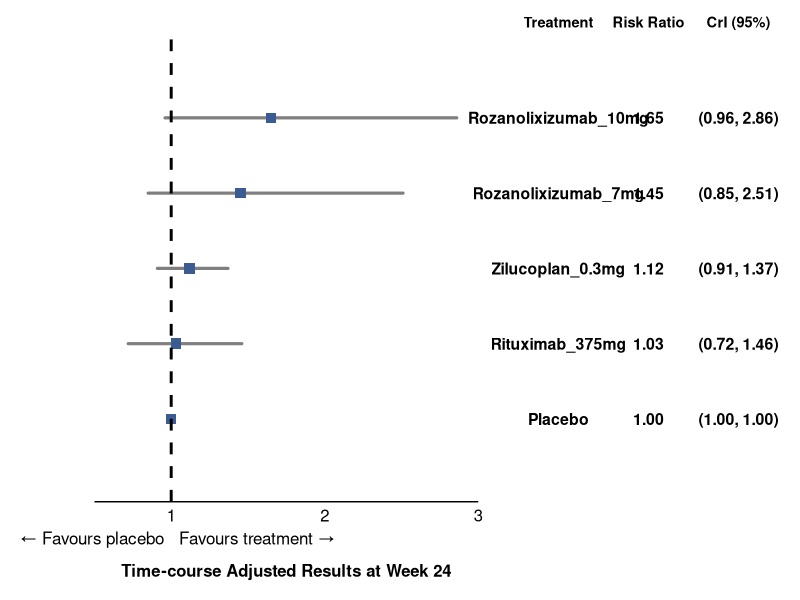
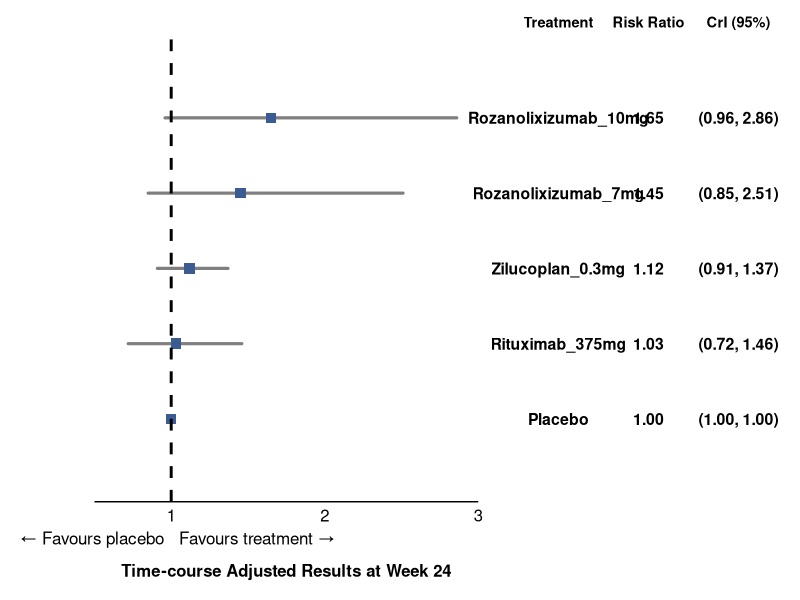

These charts were generated, in order, by the following R code:
library(tidyverse)
library(patchwork)

# suitably use setwd()
df <- openxlsx::read.xlsx("Table_06_MGC_3pt_improvement.xlsx")

# Preserve top-to-bottom order in the plot
df$Treatment <- factor(df$Treatment, levels = rev(df$Treatment))

# Label column combining RR and CrI, formatted with fixed decimals
df$RR_label  <- sprintf("%.2f", df$RR)
df$CrI_label <- sprintf("(%.2f, %.2f)", df$lower, df$upper)

# ---- Shared theme elements for row alignment ----
n <- nrow(df)

# ---- Axis limits & arrow logic ----
# Any CI that extends past these limits is truncated and gets an arrowhead
# on the truncated end(s) instead of running off the plot.
xlim_low  <- 0.5
xlim_high <- 3

df <- df %>%
  mutate(
    left_clip  = lower < xlim_low,
    right_clip = upper > xlim_high,
    seg_x      = ifelse(left_clip, xlim_low, lower),
    seg_xend   = ifelse(right_clip, xlim_high, upper)
  )

seg_none  <- filter(df, !left_clip & !right_clip)
seg_left  <- filter(df,  left_clip & !right_clip)
seg_right <- filter(df, !left_clip &  right_clip)
seg_both  <- filter(df,  left_clip &  right_clip)

arrow_spec <- function(ends) {
  arrow(angle = 30, length = unit(0.09, "inches"), ends = ends, type = "closed")
}

# ---- Forest plot (left panel)

p_forest <- ggplot(df, aes(x = RR, y = Treatment)) +
  # CI segments split by truncation status, each with the correct arrow ends
  geom_segment(
    data = seg_none,
    aes(x = seg_x, xend = seg_xend, y = Treatment, yend = Treatment),
    color = "grey50", linewidth = 1.1, lineend = "round"
  ) +
  geom_segment(
    data = seg_left,
    aes(x = seg_x, xend = seg_xend, y = Treatment, yend = Treatment),
    color = "grey50", linewidth = 1.1, lineend = "round", arrow = arrow_spec("first")
  ) +
  geom_segment(
    data = seg_right,
    aes(x = seg_x, xend = seg_xend, y = Treatment, yend = Treatment),
    color = "grey50", linewidth = 1.1, lineend = "round", arrow = arrow_spec("last")
  ) +
  geom_segment(
    data = seg_both,
    aes(x = seg_x, xend = seg_xend, y = Treatment, yend = Treatment),
    color = "grey50", linewidth = 1.1, lineend = "round", arrow = arrow_spec("both")
  ) +
  geom_point(size = 3.2, shape = 15, colour = "#3B5B92") +
  geom_vline(xintercept = 1,
             linetype = "dashed",
             color = "black",
             linewidth = 1) +
  annotate("text", x = 1, y = -0.15, label = "\u2190 Favours placebo",
           hjust = 1.05, vjust = 3, size = 4.3, color = "black") +
  annotate("text", x = 1, y = -0.15, label = "Favours treatment \u2192",
           hjust = -0.05, vjust = 3, size = 4.3, color = "black") +
  scale_x_continuous(
    breaks = seq(0, 3, 1), # tweak
    limits = c(xlim_low, xlim_high), # tweak
    expand = c(0, 0)
  ) +
  # Lock the y-axis order explicitly. Without this, splitting the CI lines
  # into several geom_segment() layers (one per clip scenario) can cause
  # ggplot to reorder the discrete y-axis based on which layer first
  # introduces each treatment, since each layer only holds a subset of rows.
  scale_y_discrete(limits = levels(df$Treatment), drop = FALSE) +
  labs(x = "Time-course Adjusted Results at Week 24", y = NULL) +
  coord_cartesian(ylim = c(0.5, n + 0.5), clip = "off") +
  theme_minimal(base_size = 11) +
  theme(
    panel.grid.minor = element_blank(),
    panel.grid.major.y = element_blank(),
    panel.grid.major.x = element_blank(),
    axis.text.y = element_blank(),
    axis.ticks.y = element_blank(),
    axis.text.x = element_text(size = 12, color = "black"),
    axis.line.x = element_line(),
    axis.title.x = element_text(size = 12, face = "bold", margin = margin(t = 16), vjust = -3),
    plot.margin = margin(t = 5, r = 4, b = 20, l = 60),
    plot.background  = element_blank(),
    panel.background = element_blank(),
    legend.background = element_blank(),
    legend.box.background = element_blank()
  )

# ---- Table panel (right side): Treatment | Risk Ratio | CrI (95%) ----
# Build a long-format data frame so all three "columns" share the same y-axis
# and therefore stay row-aligned with the forest plot via patchwork.

tbl <- data.frame(
  Treatment = rep(df$Treatment, 3),
  col = factor(rep(c("Treatment", "Risk Ratio", "CrI (95%)"), each = n),
               levels = c("Treatment", "Risk Ratio", "CrI (95%)")),
  label = c(as.character(df$Treatment), df$RR_label, df$CrI_label)
)

p_table <- ggplot(tbl, aes(x = col, y = Treatment, label = label)) +
  geom_text(size = 4.0, color = "black", hjust = 0.5, fontface = "bold") +
  scale_x_discrete(position = "top") +
  scale_y_discrete(limits = levels(df$Treatment), drop = FALSE) +
  coord_cartesian(ylim = c(0.5, n + 0.5), clip = "off") +
  theme_void(base_size = 11) +
  theme(
    axis.text.x.top = element_text(size = 10.5, face = "bold", color = "black",
                                   margin = margin(b = 4)),
    plot.margin = margin(t = 5, r = 0, b = 10, l = 15)
  )

# ---- Combine: forest plot (left) + table (right), rows aligned ----
final_plot <- p_forest + p_table +
  plot_layout(widths = c(1, 0.75)) + # tweak
  plot_annotation(
    theme = theme(
      plot.background = element_rect(
        fill = "transparent",
        colour = NA
      ),
      panel.background = element_rect(
        fill = "transparent",
        colour = NA
      )
    )
  )

final_plot

# suitably use setwd()
ggsave("FP_06_MGC_3pt_improvement.png",
       final_plot,
       width = 12.5,
       height = 5.5,
       dpi = 2000,
       bg = "transparent")
